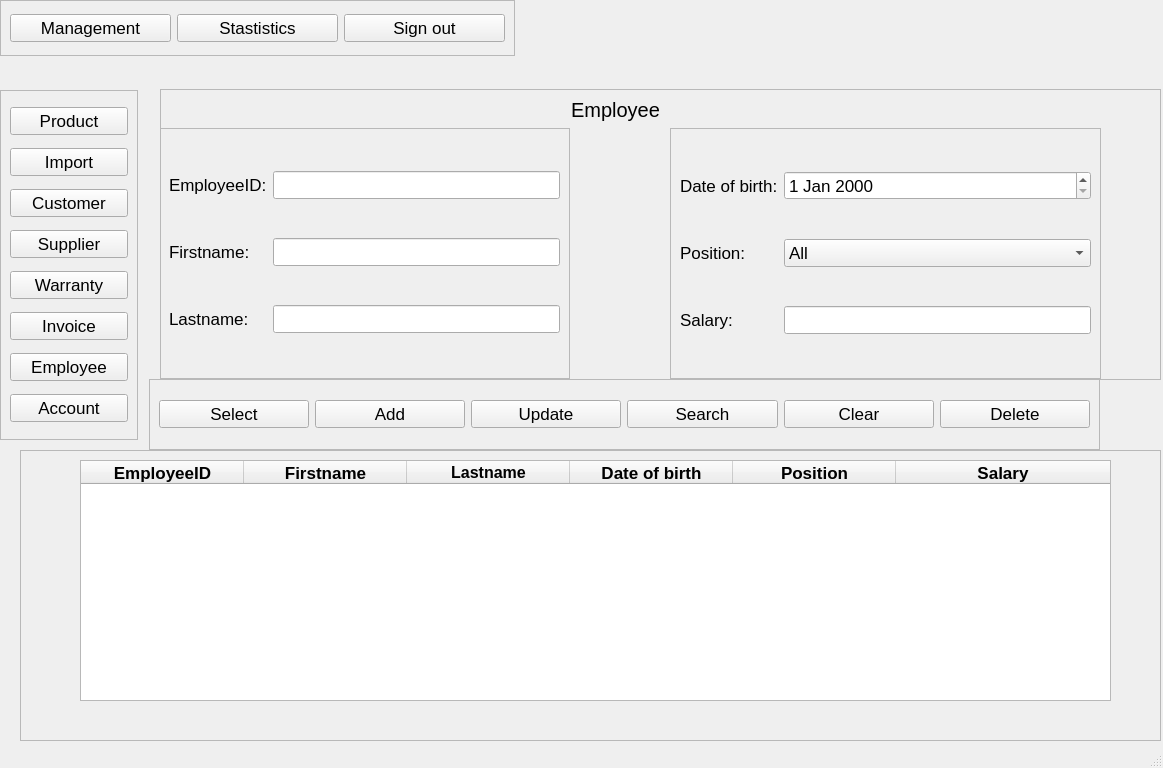
<?xml version="1.0" encoding="UTF-8"?>
<ui version="4.0">
 <class>EmployeeAdmin</class>
 <widget class="QMainWindow" name="EmployeeAdmin">
  <property name="geometry">
   <rect>
    <x>0</x>
    <y>0</y>
    <width>1163</width>
    <height>768</height>
   </rect>
  </property>
  <property name="font">
   <font>
    <pointsize>13</pointsize>
   </font>
  </property>
  <property name="windowTitle">
   <string>MainWindow</string>
  </property>
  <widget class="QWidget" name="centralwidget">
   <widget class="QFrame" name="frame">
    <property name="geometry">
     <rect>
      <x>20</x>
      <y>450</y>
      <width>1141</width>
      <height>291</height>
     </rect>
    </property>
    <property name="frameShape">
     <enum>QFrame::StyledPanel</enum>
    </property>
    <property name="frameShadow">
     <enum>QFrame::Raised</enum>
    </property>
    <widget class="QTableWidget" name="table">
     <property name="geometry">
      <rect>
       <x>60</x>
       <y>10</y>
       <width>1031</width>
       <height>241</height>
      </rect>
     </property>
     <property name="focusPolicy">
      <enum>Qt::NoFocus</enum>
     </property>
     <property name="showGrid">
      <bool>false</bool>
     </property>
     <attribute name="horizontalHeaderMinimumSectionSize">
      <number>50</number>
     </attribute>
     <attribute name="horizontalHeaderDefaultSectionSize">
      <number>163</number>
     </attribute>
     <attribute name="horizontalHeaderStretchLastSection">
      <bool>true</bool>
     </attribute>
     <attribute name="verticalHeaderVisible">
      <bool>false</bool>
     </attribute>
     <attribute name="verticalHeaderDefaultSectionSize">
      <number>35</number>
     </attribute>
     <column>
      <property name="text">
       <string>EmployeeID</string>
      </property>
      <property name="font">
       <font>
        <weight>75</weight>
        <bold>true</bold>
       </font>
      </property>
      <property name="textAlignment">
       <set>AlignCenter</set>
      </property>
     </column>
     <column>
      <property name="text">
       <string>Firstname</string>
      </property>
      <property name="font">
       <font>
        <weight>75</weight>
        <bold>true</bold>
       </font>
      </property>
      <property name="textAlignment">
       <set>AlignCenter</set>
      </property>
     </column>
     <column>
      <property name="text">
       <string>Lastname</string>
      </property>
      <property name="font">
       <font>
        <pointsize>12</pointsize>
        <weight>75</weight>
        <bold>true</bold>
       </font>
      </property>
      <property name="textAlignment">
       <set>AlignCenter</set>
      </property>
     </column>
     <column>
      <property name="text">
       <string>Date of birth</string>
      </property>
      <property name="font">
       <font>
        <weight>75</weight>
        <bold>true</bold>
       </font>
      </property>
      <property name="textAlignment">
       <set>AlignCenter</set>
      </property>
     </column>
     <column>
      <property name="text">
       <string>Position</string>
      </property>
      <property name="font">
       <font>
        <weight>75</weight>
        <bold>true</bold>
       </font>
      </property>
      <property name="textAlignment">
       <set>AlignCenter</set>
      </property>
     </column>
     <column>
      <property name="text">
       <string>Salary</string>
      </property>
      <property name="font">
       <font>
        <weight>75</weight>
        <bold>true</bold>
       </font>
      </property>
      <property name="textAlignment">
       <set>AlignCenter</set>
      </property>
     </column>
    </widget>
   </widget>
   <widget class="QFrame" name="frame_2">
    <property name="geometry">
     <rect>
      <x>160</x>
      <y>89</y>
      <width>1001</width>
      <height>291</height>
     </rect>
    </property>
    <property name="frameShape">
     <enum>QFrame::StyledPanel</enum>
    </property>
    <property name="frameShadow">
     <enum>QFrame::Raised</enum>
    </property>
    <widget class="QLabel" name="label">
     <property name="geometry">
      <rect>
       <x>380</x>
       <y>0</y>
       <width>151</width>
       <height>41</height>
      </rect>
     </property>
     <property name="font">
      <font>
       <pointsize>15</pointsize>
      </font>
     </property>
     <property name="text">
      <string>Employee</string>
     </property>
     <property name="alignment">
      <set>Qt::AlignCenter</set>
     </property>
    </widget>
    <widget class="QFrame" name="frame_6">
     <property name="geometry">
      <rect>
       <x>-1</x>
       <y>39</y>
       <width>411</width>
       <height>251</height>
      </rect>
     </property>
     <property name="frameShape">
      <enum>QFrame::StyledPanel</enum>
     </property>
     <property name="frameShadow">
      <enum>QFrame::Raised</enum>
     </property>
     <layout class="QGridLayout" name="gridLayout">
      <item row="0" column="1">
       <widget class="QLineEdit" name="employeeID"/>
      </item>
      <item row="1" column="0">
       <widget class="QLabel" name="label_3">
        <property name="text">
         <string>Firstname:</string>
        </property>
       </widget>
      </item>
      <item row="1" column="1">
       <widget class="QLineEdit" name="firstname"/>
      </item>
      <item row="0" column="0">
       <widget class="QLabel" name="label_2">
        <property name="text">
         <string>EmployeeID:</string>
        </property>
       </widget>
      </item>
      <item row="2" column="0">
       <widget class="QLabel" name="label_6">
        <property name="text">
         <string>Lastname:</string>
        </property>
       </widget>
      </item>
      <item row="2" column="1">
       <widget class="QLineEdit" name="lastname"/>
      </item>
     </layout>
    </widget>
    <widget class="QFrame" name="frame_7">
     <property name="geometry">
      <rect>
       <x>510</x>
       <y>39</y>
       <width>431</width>
       <height>251</height>
      </rect>
     </property>
     <property name="frameShape">
      <enum>QFrame::StyledPanel</enum>
     </property>
     <property name="frameShadow">
      <enum>QFrame::Raised</enum>
     </property>
     <layout class="QGridLayout" name="gridLayout_2">
      <item row="0" column="0">
       <widget class="QLabel" name="label_5">
        <property name="text">
         <string>Date of birth:</string>
        </property>
       </widget>
      </item>
      <item row="2" column="1">
       <widget class="QLineEdit" name="salary"/>
      </item>
      <item row="2" column="0">
       <widget class="QLabel" name="label_4">
        <property name="text">
         <string>Salary:</string>
        </property>
       </widget>
      </item>
      <item row="1" column="0">
       <widget class="QLabel" name="label_7">
        <property name="text">
         <string>Position:</string>
        </property>
       </widget>
      </item>
      <item row="1" column="1">
       <widget class="QComboBox" name="position">
        <item>
         <property name="text">
          <string>All</string>
         </property>
        </item>
        <item>
         <property name="text">
          <string>Deliveryer</string>
         </property>
        </item>
        <item>
         <property name="text">
          <string>Sale</string>
         </property>
        </item>
        <item>
         <property name="text">
          <string>Manager</string>
         </property>
        </item>
        <item>
         <property name="text">
          <string>Director</string>
         </property>
        </item>
       </widget>
      </item>
      <item row="0" column="1">
       <widget class="QDateEdit" name="DOB"/>
      </item>
     </layout>
    </widget>
   </widget>
   <widget class="QFrame" name="frame_3">
    <property name="geometry">
     <rect>
      <x>0</x>
      <y>0</y>
      <width>515</width>
      <height>56</height>
     </rect>
    </property>
    <property name="layoutDirection">
     <enum>Qt::LeftToRight</enum>
    </property>
    <property name="frameShape">
     <enum>QFrame::StyledPanel</enum>
    </property>
    <property name="frameShadow">
     <enum>QFrame::Raised</enum>
    </property>
    <layout class="QHBoxLayout" name="horizontalLayout">
     <item>
      <widget class="QPushButton" name="management">
       <property name="text">
        <string>Management</string>
       </property>
      </widget>
     </item>
     <item>
      <widget class="QPushButton" name="statistic">
       <property name="text">
        <string>Stastistics</string>
       </property>
      </widget>
     </item>
     <item>
      <widget class="QPushButton" name="signOut">
       <property name="text">
        <string>Sign out</string>
       </property>
      </widget>
     </item>
    </layout>
   </widget>
   <widget class="QFrame" name="frame_4">
    <property name="geometry">
     <rect>
      <x>149</x>
      <y>379</y>
      <width>951</width>
      <height>71</height>
     </rect>
    </property>
    <property name="frameShape">
     <enum>QFrame::StyledPanel</enum>
    </property>
    <property name="frameShadow">
     <enum>QFrame::Raised</enum>
    </property>
    <layout class="QHBoxLayout" name="horizontalLayout_2">
     <item>
      <widget class="QPushButton" name="select">
       <property name="text">
        <string>Select</string>
       </property>
      </widget>
     </item>
     <item>
      <widget class="QPushButton" name="add">
       <property name="text">
        <string>Add</string>
       </property>
      </widget>
     </item>
     <item>
      <widget class="QPushButton" name="update">
       <property name="text">
        <string>Update</string>
       </property>
      </widget>
     </item>
     <item>
      <widget class="QPushButton" name="search">
       <property name="text">
        <string>Search</string>
       </property>
      </widget>
     </item>
     <item>
      <widget class="QPushButton" name="clear">
       <property name="text">
        <string>Clear</string>
       </property>
      </widget>
     </item>
     <item>
      <widget class="QPushButton" name="delete_2">
       <property name="text">
        <string>Delete</string>
       </property>
      </widget>
     </item>
    </layout>
   </widget>
   <widget class="QFrame" name="frame_5">
    <property name="geometry">
     <rect>
      <x>0</x>
      <y>90</y>
      <width>138</width>
      <height>350</height>
     </rect>
    </property>
    <property name="frameShape">
     <enum>QFrame::StyledPanel</enum>
    </property>
    <property name="frameShadow">
     <enum>QFrame::Raised</enum>
    </property>
    <layout class="QVBoxLayout" name="verticalLayout">
     <item>
      <widget class="QPushButton" name="product">
       <property name="text">
        <string>Product</string>
       </property>
      </widget>
     </item>
     <item>
      <widget class="QPushButton" name="import_2">
       <property name="text">
        <string>Import</string>
       </property>
      </widget>
     </item>
     <item>
      <widget class="QPushButton" name="customer">
       <property name="text">
        <string>Customer</string>
       </property>
      </widget>
     </item>
     <item>
      <widget class="QPushButton" name="supplier">
       <property name="text">
        <string>Supplier</string>
       </property>
      </widget>
     </item>
     <item>
      <widget class="QPushButton" name="warranty">
       <property name="text">
        <string>Warranty</string>
       </property>
      </widget>
     </item>
     <item>
      <widget class="QPushButton" name="invoice">
       <property name="text">
        <string>Invoice</string>
       </property>
      </widget>
     </item>
     <item>
      <widget class="QPushButton" name="employee">
       <property name="text">
        <string>Employee</string>
       </property>
      </widget>
     </item>
     <item>
      <widget class="QPushButton" name="account">
       <property name="text">
        <string>Account</string>
       </property>
      </widget>
     </item>
    </layout>
   </widget>
  </widget>
  <widget class="QMenuBar" name="menubar">
   <property name="geometry">
    <rect>
     <x>0</x>
     <y>0</y>
     <width>1163</width>
     <height>26</height>
    </rect>
   </property>
  </widget>
  <widget class="QStatusBar" name="statusbar"/>
 </widget>
 <resources/>
 <connections/>
</ui>
